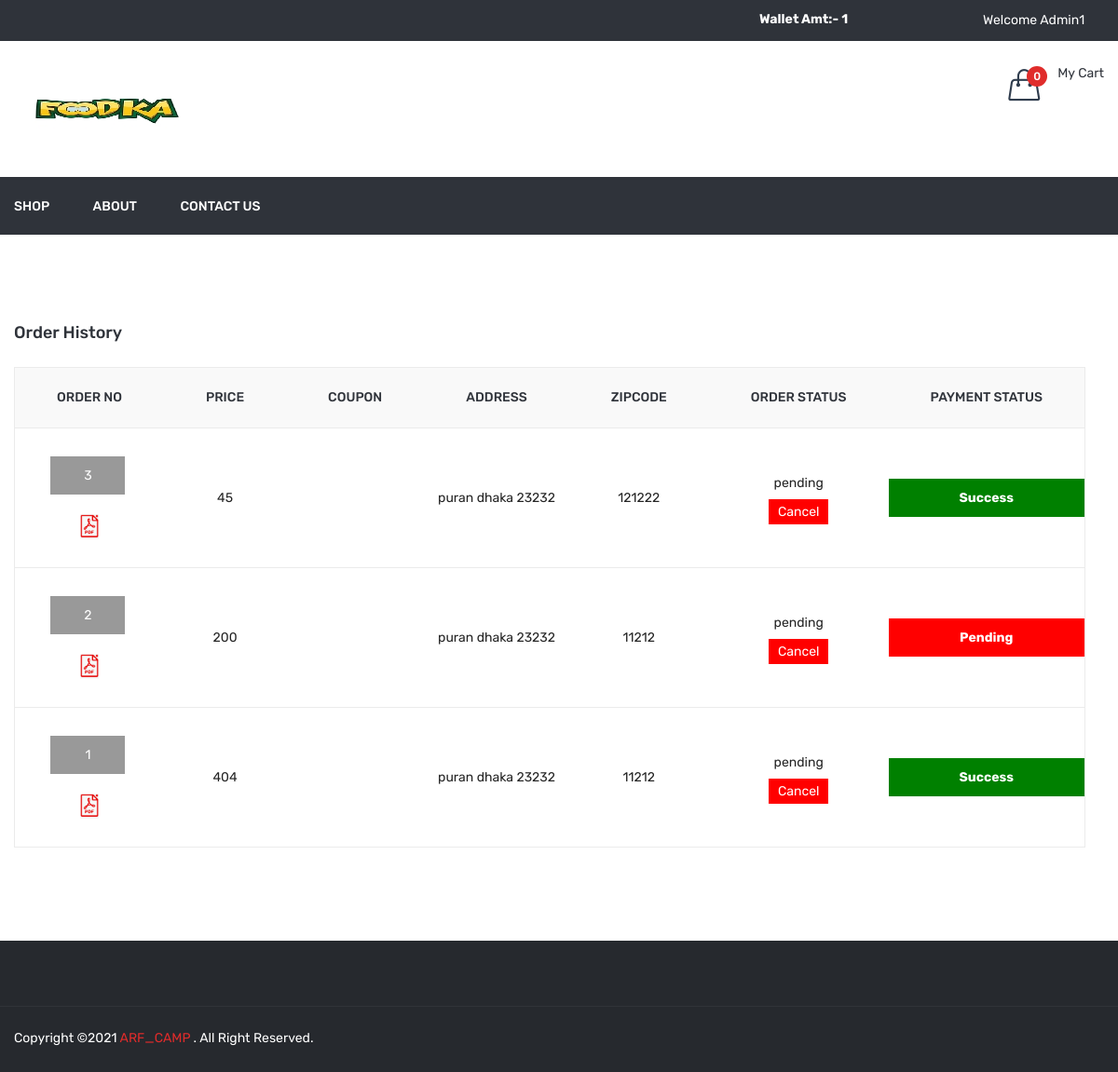
Before: /order_history.php (signed in) with the older database file.
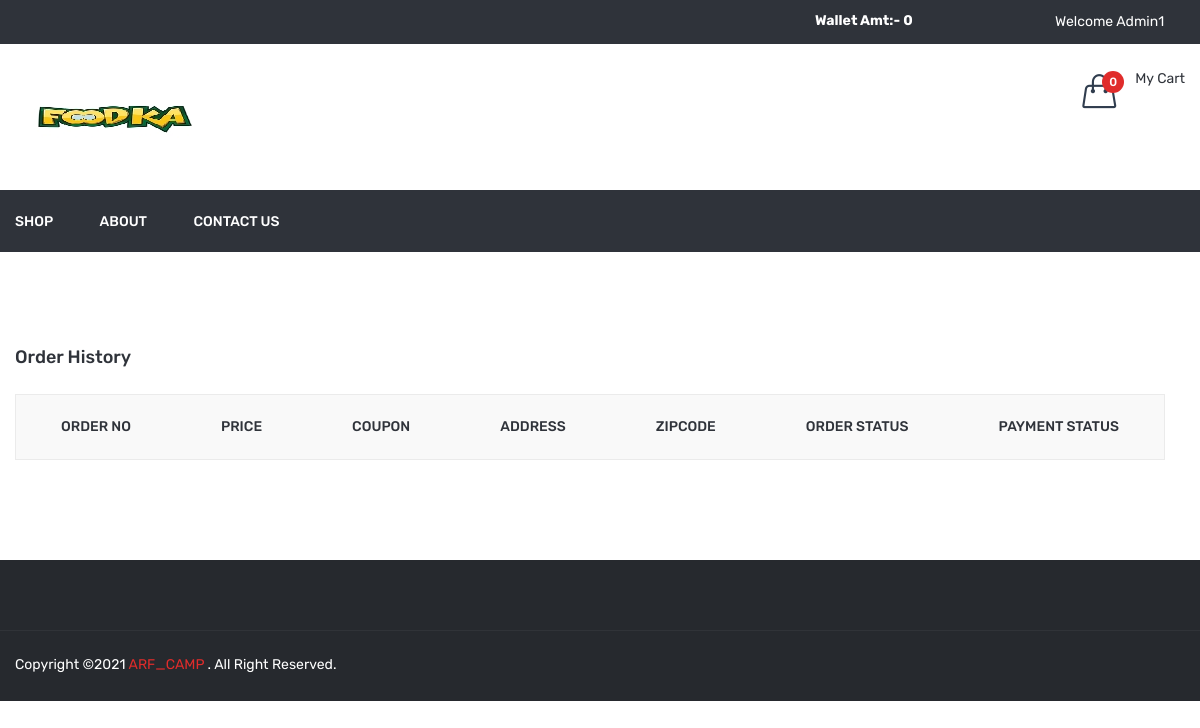
After: the same page with the newer database file.
### tables this page shows
CREATE TABLE `order_master` (
  `id` int(11) NOT NULL,
  `user_id` int(11) NOT NULL,
  `name` varchar(50) NOT NULL,
  `email` varchar(50) NOT NULL,
  `mobile` varchar(50) NOT NULL,
  `address` text NOT NULL,
  `total_price` float NOT NULL,
  `coupon_code` varchar(20) NOT NULL,
  `final_price` float NOT NULL,
  `zipcode` varchar(10) NOT NULL,
  `delivery_boy_id` int(11) NOT NULL,
  `payment_status` varchar(20) NOT NULL,
  `payment_type` varchar(10) NOT NULL,
  `payment_id` varchar(100) NOT NULL,
  `order_status` int(11) NOT NULL,
  `added_on` datetime NOT NULL,
  `delivered_on` datetime NOT NULL,
  `cancel_by` enum('user','admin') NOT NULL,
  `cancel_at` datetime NOT NULL
);

CREATE TABLE `order_status` (
  `id` int(11) NOT NULL,
  `order_status` varchar(50) NOT NULL
);

### function.inc.php (called while the page is built, shortened)
	<?php
function getUserCart(){
	global $con;
	$arr=array();
	$id=$_SESSION['FOOD_USER_ID'];
	$res=mysqli_query($con,"select * from dish_cart where user_id='$id'");
	return $arr;
}
function getcartTotalPrice(){
  $cartArr=getUserFullCart();
  $totalPrice=0;
  return $totalPrice;
}
function getUserFullCart($attr_id=''){
	$cartArr=array();
	if(isset($_SESSION['FOOD_USER_ID'])){
		$getUserCart=getUserCart();
		$cartArr=array();
	}
	if($attr_id!=''){
		return $cartArr[$attr_id]['qty'];
	}else{
		return $cartArr;
	}
}
function getWalletAmt($uid){
  global $con;
  $sql="select * from wallet where user_id='$uid'";
  $res=mysqli_query($con,$sql);
  $in=0;
  $out=0;
  while($row=mysqli_fetch_assoc($res)){
    if($row['type']=='in'){
      $in=$in+$row['amt'];
    }
    if($row['type']=='out'){
      $out=$out+$row['amt'];
    }
  }
  return $in-$out;
}
?>

### order_history.php (the view, shortened to what this page needs)
<?php
include ("header.php");
$uid=$_SESSION['FOOD_USER_ID'];
$sql="select order_master.*,order_status.order_status as order_status_str from order_master,order_status where order_master.order_status=order_status.id and order_master.user_id='$uid' order by order_master.id desc";
$res=mysqli_query($con,$sql);
?>
<div class="cart-main-area pt-95 pb-100">
            <div class="container">
                <h3 class="page-title">Order History</h3>
                <div class="row">
                    <div class="col-lg-12 col-md-12 col-sm-12 col-12">
                        <form method="post">
							<div class="table-content table-responsive">
                                <table>
                                    <thead>
                                        <tr>
                                            <th>Order No</th>
                                            <th>Price</th>
											<th>Coupon</th>
                                            <th>Address</th>
											<th>Zipcode</th>
                                            <th>Order Status</th>
                                            <th>Payment Status</th>
                                        </tr>
                                    </thead>
                                    <tbody>
										<?php if(mysqli_num_rows($res)>0){
										while($row=mysqli_fetch_assoc($res)){
										?>
										<tr>
                                            <td>
												<div class="div_order_id"><a href="<?php echo FRONT_SITE_PATH.'order_detail?id='.$row['id']?>"><?php echo $row['id']?></div></a>
											<br/>
											<a href="<?php echo FRONT_SITE_PATH?>download_invoice?id=<?php echo $row['id']?>"><img src='<?php echo FRONT_SITE_PATH?>assets/img/icon-img/pdf.png' width="20px" title="Download Invoice"/></a>
											</td>
                                            <td style="font-size:14px;">
											<?php echo $row['total_price']?></td>
                                            <td>
											</td>
											<td><?php echo $row['address']?></td>
											<td><?php echo $row['zipcode']?></td>
											<td>
                                             <?php
											echo $row['order_status_str'];
											if($row['order_status']==1){
												echo "<br/>";
												echo "<div style='margin-top:10px;'><a href='?cancel_id=".$row['id']."' class='cancel_btn'>Cancel</a></div>";
											}
											?>
                                            </td>
											<td>
												<div class="payment_status payment_status_<?php echo $row['payment_status']?>"><?php echo ucfirst($row['payment_status'])?></div>
											</td>
                                        </tr>
										<?php }} ?>
                                    </tbody>
                                </table>
                            </div>
                        </form>
                    </div>
                </div>
            </div>
        </div>
<?php
include("footer.php");
?>

### header.php (shortened to what this page needs)
<?php
include('database.inc.php');
include('function.inc.php');
$cartArr=getUserFullCart();
$totalPrice=getcartTotalPrice();
$totalCartDish=count($cartArr);
$getWalletAmt=0;
if(isset($_SESSION['FOOD_USER_ID'])){
    $getWalletAmt=getWalletAmt($_SESSION['FOOD_USER_ID']);
}
 ?>
<!doctype html>
<html class="no-js" lang="zxx">
<head>
        <link rel="stylesheet" href="<?php echo FRONT_SITE_PATH?>assets/css/bootstrap.min.css">
        <link rel="stylesheet" href="<?php echo FRONT_SITE_PATH?>assets/css/animate.css">
        <link rel="stylesheet" href="<?php echo FRONT_SITE_PATH?>assets/css/owl.carousel.min.css">
        <link rel="stylesheet" href="<?php echo FRONT_SITE_PATH?>assets/css/slick.css">
        <link rel="stylesheet" href="<?php echo FRONT_SITE_PATH?>assets/css/chosen.min.css">
        <link rel="stylesheet" href="<?php echo FRONT_SITE_PATH?>assets/css/ionicons.min.css">
        <link rel="stylesheet" href="<?php echo FRONT_SITE_PATH?>assets/css/font-awesome.min.css">
        <link rel="stylesheet" href="<?php echo FRONT_SITE_PATH?>assets/css/simple-line-icons.css">
        <link rel="stylesheet" href="<?php echo FRONT_SITE_PATH?>assets/css/jquery-ui.css">
        <link rel="stylesheet" href="<?php echo FRONT_SITE_PATH?>assets/css/meanmenu.min.css">
        <link rel="stylesheet" href="<?php echo FRONT_SITE_PATH?>assets/css/style.css">
        <link rel="stylesheet" href="<?php echo FRONT_SITE_PATH?>assets/css/responsive.css">
    </head>
    <body>
        <header class="header-area">
            <div class="header-top black-bg">
                <div class="container">
                    <div class="row">
                        <div class="col-lg-8 col-md-4 col-12 col-sm-4">
                        </div>
                      <div class="col-lg-2 col-md-4 col-12 col-sm-4">
                            <?php
                                if(isset($_SESSION['FOOD_USER_NAME'])){
                                ?>
                            <div id="wallet_top_box">
                                <a href="<?php echo FRONT_SITE_PATH?>wallet" style="color:#fff;">
                                    Wallet Amt:- <?php echo $getWalletAmt?>
                                </a>
                            </div>
                                <?php  } ?>
                        </div>
                        <div class="col-lg-2 col-md-8 col-12 col-sm-8">
                            <div class="account-curr-lang-wrap f-right">
                                <?php
                                if(isset($_SESSION['FOOD_USER_NAME'])){
                                ?>
                                <ul>
                                    <li class="top-hover"><a href="#"><?php echo "Welcome <span id='user_top_name'> ".$_SESSION['FOOD_USER_NAME'];?>  <i class="ion-chevron-down"></i></a>
                                    </li>
                                </ul>
                                <?php } ?>
                            </div>
                        </div>
                    </div>
                </div>
            </div>
            <div class="header-middle">
                <div class="container">
                    <div class="row">
                        <div class="col-lg-3 col-md-4 col-12 col-sm-4">
                            <div class="logo">
                                <a href="<?php echo FRONT_SITE_PATH?>">
                                	<img alt="" src="assets/img/logo/foodka200_90.jpg">
                                </a>
                            </div>
                        </div>
                        <div class="col-lg-9 col-md-8 col-12 col-sm-8">
                            <div class="header-middle-right f-right">
                                <div class="header-wishlist">
                                </div>
                                <div class="header-cart">
                                    <a href="#">
                                        <div class="header-icon-style">
                                            <i class="icon-handbag icons"></i>
                                            <span class="count-style" id="totalCartDish"><?php echo $totalCartDish?></span>
                                        </div>
                                        <div class="cart-text">
                                            <span class="digit">My Cart</span>
                                        </div>
                                    </a>
                                </div>
                            </div>
                        </div>
                    </div>
                </div>
            </div>
            <div class="header-bottom transparent-bar black-bg">
                <div class="container">
                    <div class="row">
                        <div class="col-lg-12 col-md-12 col-12">
                            <div class="main-menu">
                                <nav>
                                    <ul>
                                        <li><a href="<?php echo FRONT_SITE_PATH?>shop">Shop</a></li>
                                        <li><a href="<?php echo FRONT_SITE_PATH?>about-us">about</a></li>
                                        <li><a href="<?php echo FRONT_SITE_PATH?>contact-us">contact us</a></li>
                                    </ul>
                                </nav>
                            </div>
                        </div>
                    </div>
                </div>
            </div>
        </header>

### footer.php (shortened to what this page needs)
 <div class="footer-area black-bg-2 pt-70">
            <div class="footer-bottom-area border-top-4">
                <div class="container">
                    <div class="row">
                        <div class="col-lg-6 col-md-6 col-sm-7">
                            <div class="copyright">
                                <p>Copyright ©<?php echo date('Y') ?> <a href="https://github.com/arf-camp/foodka" target="_blank">ARF_CAMP</a> . All Right Reserved.</p>
                            </div>
                        </div>
                        <div class="col-lg-6 col-md-6 col-sm-5">
                            <div class="footer-social">
                                <ul>
                                    <li><a href="#"><i class="ion-social-facebook"></i></a></li>
                                    <li><a href="#"><i class="ion-social-twitter"></i></a></li>
                                    <li><a href="#"><i class="ion-social-instagram-outline"></i></a></li>
                                    <li><a href="#"><i class="ion-social-googleplus-outline"></i></a></li>
                                    <li><a href="#"><i class="ion-social-rss"></i></a></li>
                                    <li><a href="#"><i class="ion-social-dribbble-outline"></i></a></li>
                                </ul>
                            </div>
                        </div>
                    </div>
                </div>
            </div>
        </div>
    </body>
</html>

Changed rows visible on the page:
removed order_master: id "3", total_price "45", address "puran dhaka 23232", zipcode "121222", order_status.order_status "pending", payment_status "Success"
removed order_master: id "2", total_price "200", address "puran dhaka 23232", zipcode "11212", order_status.order_status "pending", payment_status "Pending"
removed order_master: id "1", total_price "404", address "puran dhaka 23232", zipcode "11212", order_status.order_status "pending", payment_status "Success"
Other visible differences:
$getWalletAmt: "1" → "0"
